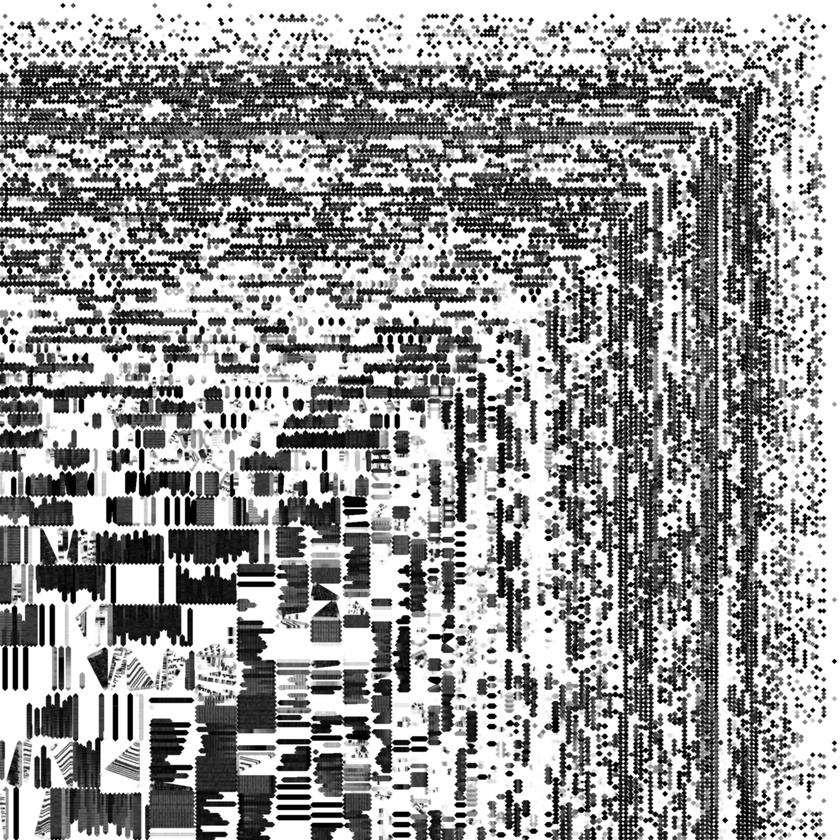
#> input picture sfo3d/data/buildings3d/lsu_img_landside_ao_A.jpg, 840 x 840 px, shrunk from 2048 x 2048 before the run
$ python band_contrast.py ../../../sfo3d/data/buildings3d/lsu_img_landside_ao_A.jpg
#> lines starting #> are read from the running program, lines starting #| are printed output that depends on the picture
"""Band contrast of a render (fix round 3, review_visual_fix2.md L9; buildings package). Not used by the app.

For each band of 20 rows centred at y (default 60, 120, 180, 240, 300 of a 1280 x 720 view_overview), prints
  - std: the review's measure, the luminance (Rec. 709) standard deviation in the band;
  - detail: the standard deviation of (L - Gaussian blur 6 px) divided by the band mean, i.e. the small-scale contrast of the
    ground with the low-frequency haze pattern removed. The review's std also counts the haze ramp itself: the far haze grows
    with the distance outside the detailed extent, so a band that crosses the extent edge has a bright-dark-bright profile
    that inflates its std (y = 180 in view_overview);
  - mean: the band's mean luminance (sRGB levels).
--terrace: the share of the frame covered by the smooth, untextured region rising from the bottom edge (the tower cab's head
terrace in view_towercab), as the mean over columns of the bottom run whose neighbouring pixels differ by < 2.5 levels.

    python3 -I tools/buildings/band_contrast.py [--rows 60,120,180,240,300] [--terrace] img.png [img2.png ...]
"""
import sys

import numpy as np
from PIL import Image, ImageFilter


def lum(path):
    a = np.asarray(Image.open(path).convert('RGB')).astype(float)
    return 0.2126 * a[..., 0] + 0.7152 * a[..., 1] + 0.0722 * a[..., 2]


def bands(path, rows):
    L = lum(path)
    Lb = np.asarray(Image.fromarray(np.clip(L, 0, 255).astype(np.uint8)).filter(ImageFilter.GaussianBlur(6))).astype(float)
    out = []
    for y in rows:
        B = L[y - 10:y + 10]; H = (L - Lb)[y - 10:y + 10]
        out.append((y, B.std(), H.std() / max(B.mean(), 1e-6), B.mean()))
    return out


def terrace(path):
    L = lum(path); Hh, W = L.shape; fr = []
    for x in range(2, W - 2, 4):
        n = 1
        for y in range(Hh - 2, -1, -1):
            if abs(L[y, x] - L[y + 1, x]) < 2.5 and abs(L[y, x] - L[y, x - 2]) < 2.5 and abs(L[y, x] - L[y, x + 2]) < 2.5:
                n += 1
            else:
                break
        fr.append(n / Hh)
    return float(np.mean(fr)), np.percentile(fr, [10, 50, 90])


def main(argv):
    rows, ter, files = [60, 120, 180, 240, 300], False, []
    it = iter(argv)
    for a in it:
        if a == '--rows':
            rows = [int(v) for v in next(it).split(',')]
        elif a == '--terrace':
            ter = True
        else:
            files.append(a)
    for f in files:
        if ter:
            m, p = terrace(f)
            print('%s: terrace share %.1f %% (columns p10 / p50 / p90 %.1f / %.1f / %.1f %%)' % (f, 100 * m, *(100 * p)))
        else:
            print(f + ': ' + ' | '.join('y %d std %.1f detail %.3f mean %.0f' % b for b in bands(f, rows)))
#> in bands, `Lb = np.asarray(Image.fromarray(np.clip(L, 0, 255).astype(np.uint8)).f..`:
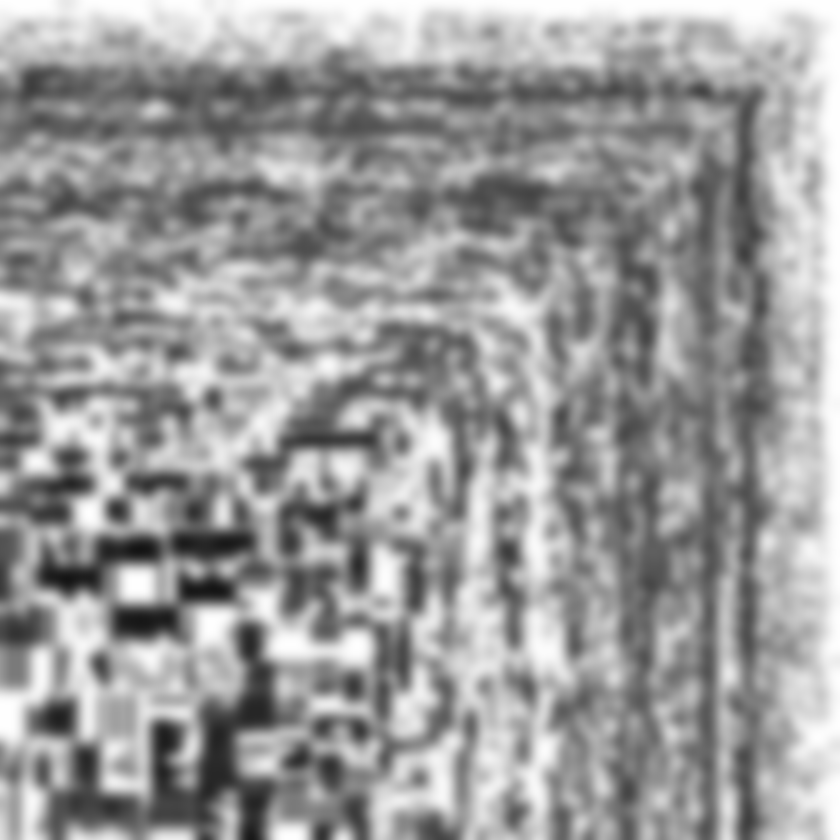
#> Lb: shape (840, 840) float64; min 20, max 254, mean 154.9
#> after the loop in bands, `for y in rows:`: out = [(60, 87.32, 0.439, 181), (120, 89.02, 0.604, 129), (180, 94.6, 0.533, 151.4), (240, 96.59, 0.579, 145.4), (300, 93.45, 0.453, 169.4)]


if __name__ == '__main__':
    main(sys.argv[1:])
